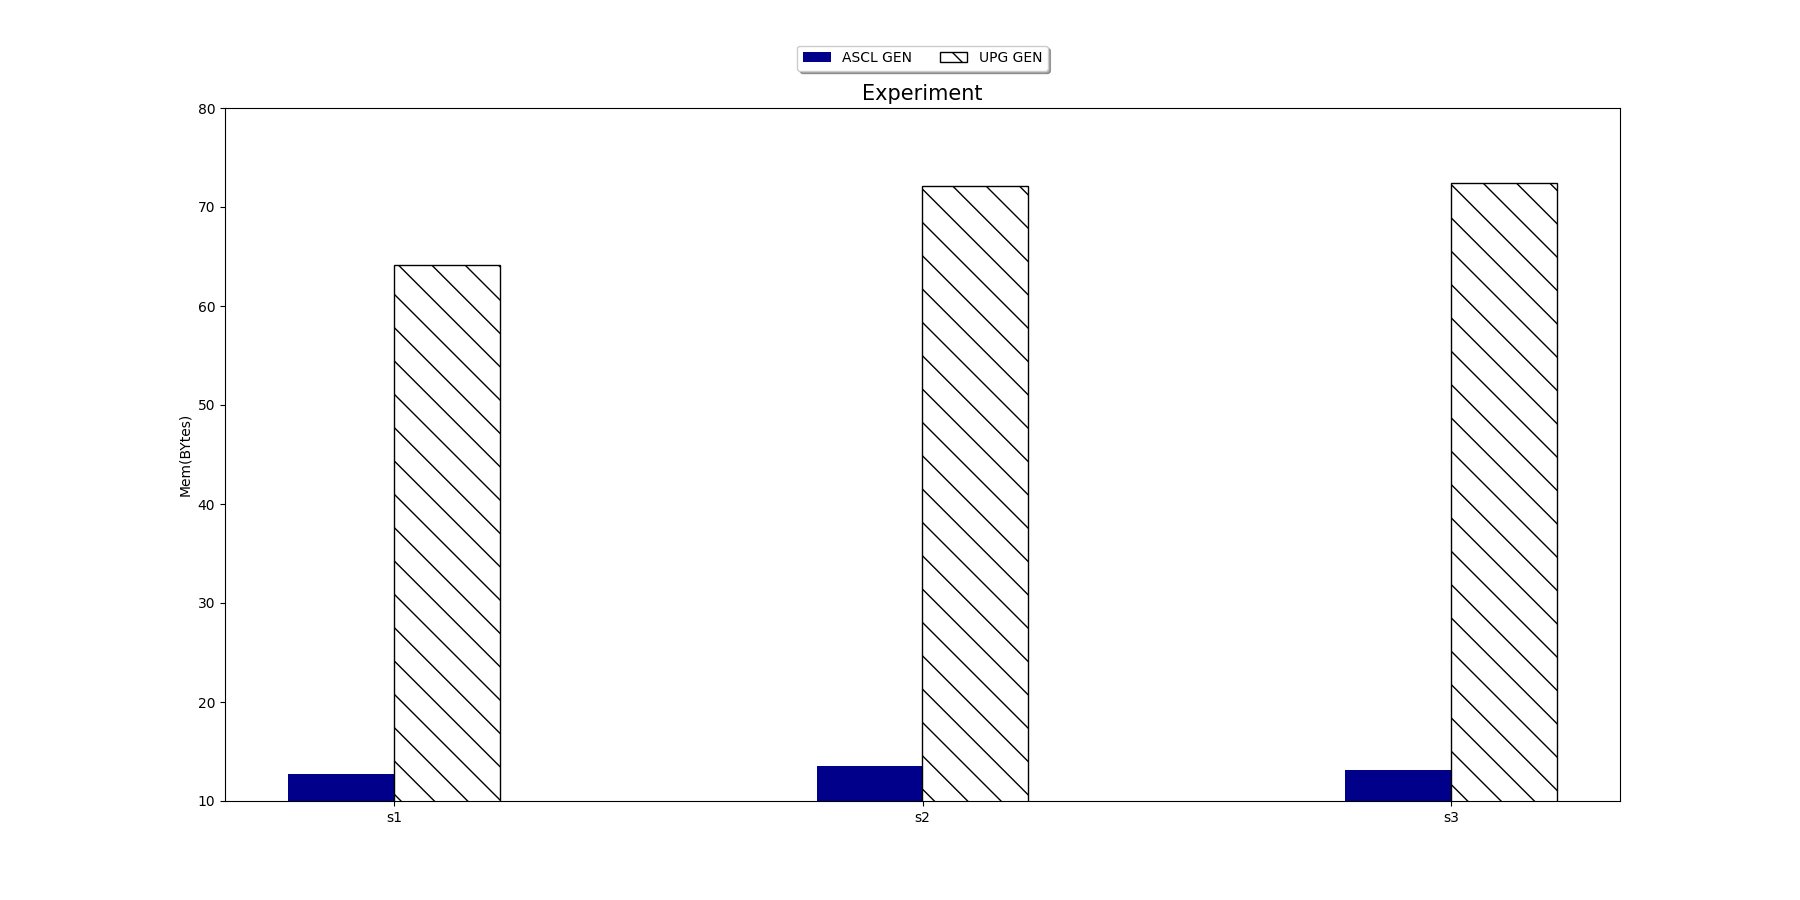

The Python source for this figure:
import numpy as np
import matplotlib.pyplot as plt
style = ["s1", "s2", "s3"]
ascl = [12.734375, 13.5234375, 13.14453125]
upg = [64.12109375, 72.078125, 72.4140625]


xticks = np.arange(len(style))

fig, ax = plt.subplots(figsize=(18, 9))

ax.bar(xticks, ascl, width=0.2, label="ASCL GEN", color="darkblue")

ax.bar(xticks + 0.2, upg, width=0.2, label="UPG GEN", color="white", edgecolor="k", hatch='\\')


ax.set_title("Experiment", fontsize=15)

ax.set_ylabel("Mem(BYtes)")

ax.legend(loc='upper center', bbox_to_anchor=(0.5, 1.1),
          fancybox=True, shadow=True, ncol=5)


ax.set_ylim([10, 80])

ax.set_xticks(xticks + 0.1)
ax.set_xticklabels(style)
plt.savefig("memory utilizition.png")
plt.show()